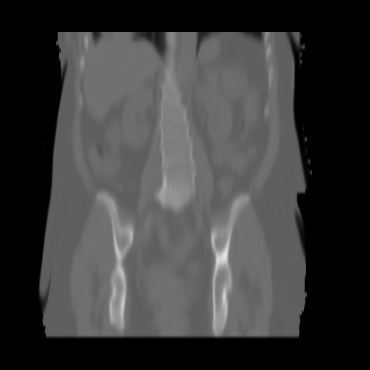
#> input picture img/01_zhenshi_CT.bmp, 370 x 370 px, found by its file name
$ python LBP_featcher.py
#> lines starting #> are read from the running program, lines starting #| are printed output that depends on the picture; after the words box and inside, x2 and y2 are one past the last pixel; in counts of white or black regions, pixels touching at a corner belong together
#> further down, img is the input picture: shape (370, 370, 3); min 0, max 228, mean 58.8
#!/usr/bin/env python
# -*- coding:utf-8 -*-

import numpy as np
import cv2
import matplotlib.pyplot as plt
import math

# [37 lines left out: function LBP, not called in this run]

def getHopCnt(num):
    '''
    :param num:8位的整形数，0-255
    :return:
    '''
    if num > 255:
        num = 255
    elif num < 0:
        num = 0

    num_b = bin(num)
    num_b = str(num_b)[2:]

    # 补0
    if len(num_b) < 8:
        temp = []
        for i in range(8-len(num_b)):
            temp.append('0')
        temp.extend(num_b)
        num_b = temp

    cnt = 0
    for i in range(8):
        if i == 0:
            former = num_b[-1]
        else:
            former = num_b[i-1]
        if former == num_b[i]:
            pass
        else:
            cnt += 1

    return cnt

def uniform_LBP(src, norm=True):
    '''
    :param src:原始图像
    :param norm:是否做归一化到【0-255】的灰度空间
    :return:
    '''
#> called with norm = True
    table = np.zeros((256), dtype=np.uint8)
    temp = 1
    for i in range(256):
        if getHopCnt(i) <= 2:
            table[i] = temp
            temp += 1

    height = src.shape[0]
#> height = 370
    width = src.shape[1]
#> width = 370
    dst = np.zeros([height, width], dtype=np.uint8)
    dst = src.copy()

    lbp_value = np.zeros((1, 8), dtype=np.uint8)
    neighbours = np.zeros((1, 8), dtype=np.uint8)
    for x in range(1, width - 1):
        for y in range(1, height - 1):
            neighbours[0, 0] = src[y - 1, x - 1]
            neighbours[0, 1] = src[y - 1, x]
            neighbours[0, 2] = src[y - 1, x + 1]
            neighbours[0, 3] = src[y, x - 1]
            neighbours[0, 4] = src[y, x + 1]
            neighbours[0, 5] = src[y + 1, x - 1]
            neighbours[0, 6] = src[y + 1, x]
            neighbours[0, 7] = src[y + 1, x + 1]

            center = src[y, x]

            for i in range(8):
                if neighbours[0, i] > center:
                    lbp_value[0, i] = 1
                else:
                    lbp_value[0, i] = 0

            lbp = lbp_value[0, 0] * 1 + lbp_value[0, 1] * 2 + lbp_value[0, 2] * 4 + lbp_value[0, 3] * 8 \
                  + lbp_value[0, 4] * 16 + lbp_value[0, 5] * 32 + lbp_value[0, 6] * 64 + lbp_value[0, 0] * 128

            dst[y, x] = table[lbp]
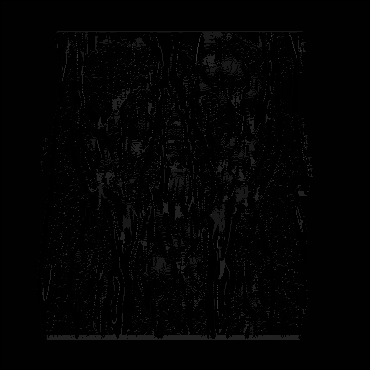
#> dst: shape (370, 370); min 0, max 58, mean 2.9

    if norm is True:
        return img_max_min_normalization(dst)
    else:
        return dst

def img_max_min_normalization(src, min=0, max=255):
#> called with min = 0, max = 255
    height = src.shape[0]
#> height = 370
    width = src.shape[1]
#> width = 370
    if len(src.shape) > 2:
        channel = src.shape[2]
    else:
        channel = 1

    src_min = np.min(src)
#> src_min = 0
    src_max = np.max(src)
#> src_max = 58

    if channel == 1:
        dst = np.zeros([height, width], dtype=np.float32)
        for h in range(height):
            for w in range(width):
                dst[h, w] = float(src[h, w] - src_min) / float(src_max - src_min) * (max - min) + min
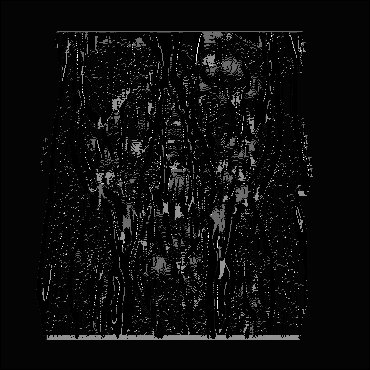
#> dst: shape (370, 370) float32; min 0, max 255, mean 12.7
    else:
        dst = np.zeros([height, width, channel], dtype=np.float32)
        for c in range(channel):
            for h in range(height):
                for w in range(width):
                    dst[h, w, c] = float(src[h, w, c] - src_min) / float(src_max - src_min) * (max - min) + min

    return dst

def value_rotation(num):
    value_list = np.zeros((8), np.uint8)
    temp = int(num)
    value_list[0] = temp
    for i in range(7):
        temp = ((temp << 1) | (int(temp / 128))) % 256
        value_list[i+1] = temp
    return np.min(value_list)

# [33 lines left out: function rotation_invariant_LBP, not called in this run]

def rotation_invariant_uniform_LBP(src):
    table = np.zeros((256), dtype=np.uint8)
    temp = 1
    for i in range(256):
        if getHopCnt(i) <= 2:
            table[i] = temp
            temp += 1

    height = src.shape[0]
#> height = 370
    width = src.shape[1]
#> width = 370
    dst = np.zeros([height, width], dtype=np.uint8)
    dst = src.copy()

    lbp_value = np.zeros((1, 8), dtype=np.uint8)
    neighbours = np.zeros((1, 8), dtype=np.uint8)
    for x in range(1, width - 1):
        for y in range(1, height - 1):
            neighbours[0, 0] = src[y - 1, x - 1]
            neighbours[0, 1] = src[y - 1, x]
            neighbours[0, 2] = src[y - 1, x + 1]
            neighbours[0, 3] = src[y, x - 1]
            neighbours[0, 4] = src[y, x + 1]
            neighbours[0, 5] = src[y + 1, x - 1]
            neighbours[0, 6] = src[y + 1, x]
            neighbours[0, 7] = src[y + 1, x + 1]

            center = src[y, x]

            for i in range(8):
                if neighbours[0, i] > center:
                    lbp_value[0, i] = 1
                else:
                    lbp_value[0, i] = 0

            lbp = lbp_value[0, 0] * 1 + lbp_value[0, 1] * 2 + lbp_value[0, 2] * 4 + lbp_value[0, 3] * 8 \
                  + lbp_value[0, 4] * 16 + lbp_value[0, 5] * 32 + lbp_value[0, 6] * 64 + lbp_value[0, 0] * 128

            dst[y, x] = table[lbp]

    dst = img_max_min_normalization(dst)
    for x in range(width):
        for y in range(height):
            dst[y, x] = value_rotation(dst[y, x])
#> this loop made 370 passes

    return dst

# [63 lines left out: function circular_LBP, not called in this run]

def disp_test_result(img, gray, dst, mode=0):
    '''
    :param mode:0,opencv显示图片；1,matplotlib显示图片。
    :return:
    '''
#> called with mode = 0
    if mode == 0:
        cv2.imshow('src', img)
        cv2.imshow('gray', gray)
        cv2.imshow('LBP', dst)
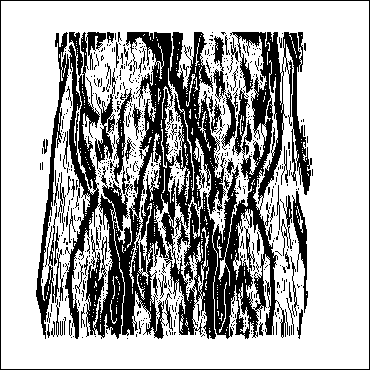
#> window 'LBP': shape (370, 370); 68.2% white; 594 black regions (525 under 20 px), largest, box (x1, y1, x2, y2) and area: (65, 32, 312, 339) 32798, (36, 32, 69, 339) 2081, (0, 0, 370, 370) 1476
        cv2.waitKey()
        cv2.destroyAllWindows()
    else:
        plt.figure()
        plt.subplot(131)
        plt.imshow(img)
        plt.title('src')

        plt.subplot(132)
        plt.imshow(gray, cmap='gray')
        plt.title('gray')

        plt.subplot(133)
        plt.imshow(dst, cmap='gray')
        plt.title('LBP')

        plt.show()


if __name__ == '__main__':
    img = cv2.imread('..\\img\\01_zhenshi_CT.bmp')
    gray = cv2.cvtColor(img, cv2.COLOR_BGR2GRAY)
    # dst = LBP(gray)
    dst1 = uniform_LBP(gray)
    # dst2 = rotation_invariant_LBP(gray)
    dst3 = rotation_invariant_uniform_LBP(gray)
    # dst4 = circular_LBP(gray, radius=4, n_points=16)

    # disp_test_result(img, gray, dst, mode=0)
    disp_test_result(img, gray, dst1, mode=0)
    # disp_test_result(img, gray, dst2, mode=0)
    # disp_test_result(img, gray, dst3, mode=0)
    # disp_test_result(img, gray, dst4, mode=0)

$ run again, with img/01_moni_CT.bmp copied over img/01_zhenshi_CT.bmp
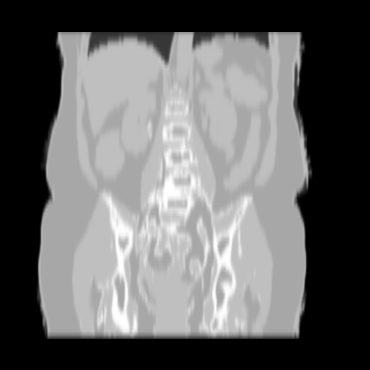
#> input picture img/01_moni_CT.bmp, 370 x 370 px, found by its file name
#> img is the input picture: shape (370, 370, 3); min 0, max 255, mean 102.7
#> src_min = 0
#> src_max = 58
#> after the loop in img_max_min_normalization, `for h in range(height):`:
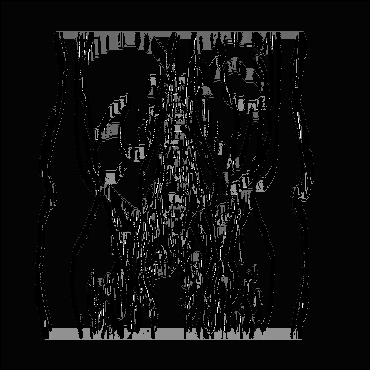
#> dst: shape (370, 370) float32; min 0, max 255, mean 14.3
#> the loop in rotation_invariant_uniform_LBP, `for x in range(width):` made 370 passes
#> in disp_test_result, `cv2.imshow('LBP', dst)`:
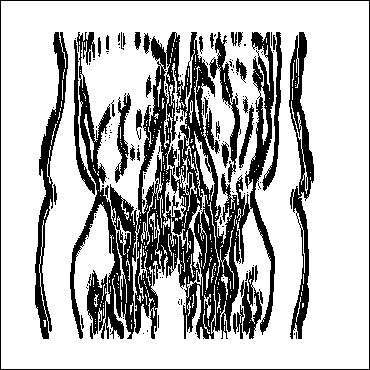
#> window 'LBP': shape (370, 370); 73.2% white; 147 black regions (110 under 20 px), largest, box (x1, y1, x2, y2) and area: (70, 32, 275, 339) 23692, (289, 32, 314, 339) 2857, (35, 32, 68, 339) 2541

$ run again, with img/atMR.bmp copied over img/01_zhenshi_CT.bmp
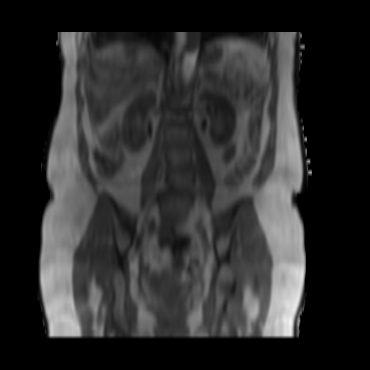
#> input picture img/atMR.bmp, 370 x 370 px, found by its file name
#> img is the input picture: shape (370, 370, 3); min 0, max 243, mean 45.2
#> src_min = 0
#> src_max = 58
#> after the loop in img_max_min_normalization, `for h in range(height):`:
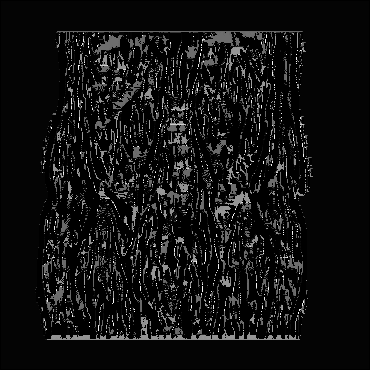
#> dst: shape (370, 370) float32; min 0, max 255, mean 18
#> the loop in rotation_invariant_uniform_LBP, `for x in range(width):` made 370 passes
#> in disp_test_result, `cv2.imshow('LBP', dst)`:
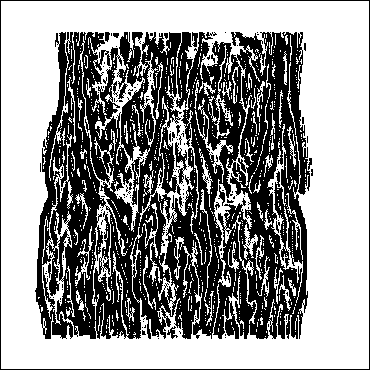
#> window 'LBP': shape (370, 370); 57.8% white; 167 black regions (155 under 20 px), largest, box (x1, y1, x2, y2) and area: (35, 32, 310, 339) 55229, (0, 0, 370, 370) 1476, (175, 142, 187, 184) 211
